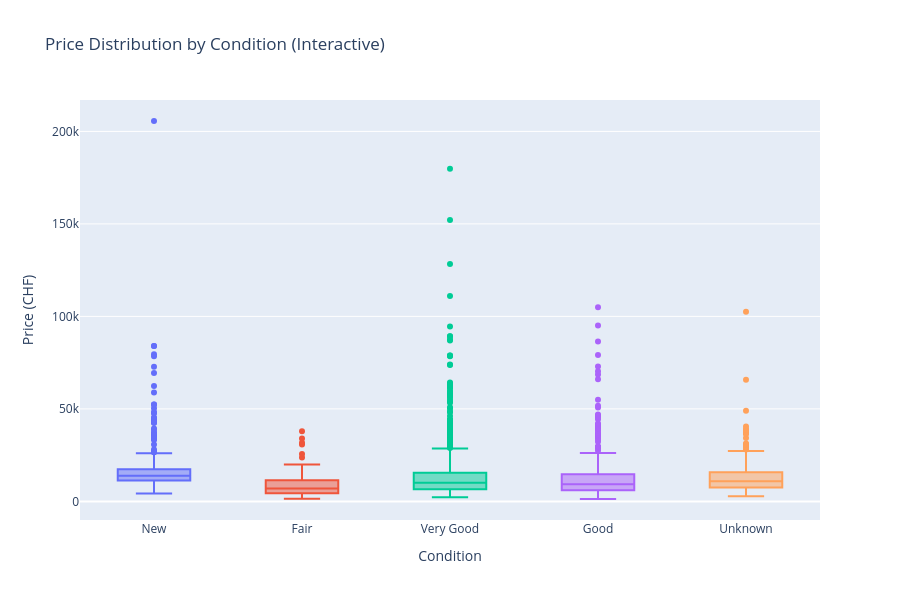

This figure's notebook cell:
### Code cell
# Interactive box plot
fig = px.box(df, x='condition_category', y='price',
             title='Price Distribution by Condition (Interactive)',
             labels={'condition_category': 'Condition', 'price': 'Price (CHF)'},
             color='condition_category')
fig.update_layout(showlegend=False, height=600)
fig.show()

### Figure 1 — Plotly figure (JSON) as saved in the notebook; plotly's stock layout.template omitted (floating-point values rounded to 4 significant figures; data arrays with more than 128 entries replaced by an {"elided": "..."} marker saying what was removed)
{"data": [{"alignmentgroup": "True", "hovertemplate": "Condition=%{x}<br>Price (CHF)=%{y}<extra></extra>", "legendgroup": "New", "marker": {"color": "#636efa"}, "name": "New", "notched": false, "offsetgroup": "New", "orientation": "v", "showlegend": true, "type": "box", "x": {"elided": "345 str values"}, "x0": " ", "xaxis": "x", "y": {"elided": "345 float values"}, "y0": " ", "yaxis": "y"}, {"alignmentgroup": "True", "hovertemplate": "Condition=%{x}<br>Price (CHF)=%{y}<extra></extra>", "legendgroup": "Fair", "marker": {"color": "#EF553B"}, "name": "Fair", "notched": false, "offsetgroup": "Fair", "orientation": "v", "showlegend": true, "type": "box", "x": ["Fair", "Fair", "Fair", "Fair", "Fair", "Fair", "Fair", "Fair", "Fair", "Fair", "Fair", "Fair", "Fair", "Fair", "Fair", "Fair", "Fair", "Fair", "Fair", "Fair", "Fair", "Fair", "Fair", "Fair", "Fair", "Fair", "Fair", "Fair", "Fair", "Fair", "Fair", "Fair", "Fair", "Fair", "Fair", "Fair", "Fair", "Fair", "Fair", "Fair", "Fair", "Fair", "Fair", "Fair", "Fair", "Fair", "Fair", "Fair", "Fair", "Fair", "Fair", "Fair", "Fair", "Fair", "Fair", "Fair", "Fair", "Fair", "Fair", "Fair", "Fair", "Fair", "Fair", "Fair", "Fair", "Fair", "Fair", "Fair", "Fair", "Fair", "Fair", "Fair", "Fair", "Fair", "Fair", "Fair", "Fair", "Fair", "Fair", "Fair", "Fair", "Fair", "Fair", "Fair", "Fair", "Fair", "Fair", "Fair", "Fair", "Fair", "Fair", "Fair", "Fair", "Fair", "Fair", "Fair", "Fair", "Fair", "Fair", "Fair", "Fair", "Fair", "Fair", "Fair", "Fair", "Fair", "Fair", "Fair", "Fair", "Fair", "Fair", "Fair", "Fair", "Fair", "Fair", "Fair", "Fair", "Fair", "Fair"], "x0": " ", "xaxis": "x", "y": [5248.0, 5248.0, 9062.0, 3634.0, 1677.0, 2902.0, 2076.0, 3561.0, 10250.0, 3360.0, 7403.0, 3986.0, 4726.0, 2335.0, 14800.0, 10820.0, 4555.0, 11390.0, 8541.0, 15540.0, 12530.0, 8598.0, 12060.0, 12060.0, 12060.0, 12110.0, 15680.0, 18320.0, 5125.0, 3918.0, 15320.0, 5216.0, 6195.0, 4100.0, 5694.0, 9680.0, 10720.0, 4612.0, 7346.0, 5694.0, 9737.0, 5398.0, 3570.0, 8769.0, 12530.0, 12810.0, 30750.0, 10400.0, 12700.0, 5228.0, 3986.0, 4907.0, 5694.0, 9680.0, 18110.0, 19570.0, 5901.0, 5011.0, 7232.0, 2278.0, 8257.0, 6207.0, 7403.0, 9282.0, 9111.0, 6776.0, 7972.0, 5011.0, 25620.0, 14240.0, 6141.0, 8151.0, 3482.0, 1985.0, 9318.0, 1708.0, 2588.0, 1864.0, 2951.0, 1449.0, 11280.0, 18950.0, 9111.0, 13040.0, 3417.0, 7391.0, 2688.0, 11670.0, 15490.0, 5113.0, 5284.0, 3986.0, 16680.0, 12200.0, 6195.0, 4504.0, 19930.0, 8593.0, 9473.0, 4442.0, 8541.0, 2578.0, 3096.0, 2371.0, 23710.0, 4131.0, 6700.0, 31710.0, 4714.0, 2399.0, 5161.0, 34050.0, 8075.0, 5694.0, 5487.0, 8249.0, 1934.0, 37940.0, 7024.0], "y0": " ", "yaxis": "y"}, {"alignmentgroup": "True", "hovertemplate": "Condition=%{x}<br>Price (CHF)=%{y}<extra></extra>", "legendgroup": "Very Good", "marker": {"color": "#00cc96"}, "name": "Very Good", "notched": false, "offsetgroup": "Very Good", "orientation": "v", "showlegend": true, "type": "box", "x": {"elided": "1250 str values"}, "x0": " ", "xaxis": "x", "y": {"elided": "1250 float values"}, "y0": " ", "yaxis": "y"}, {"alignmentgroup": "True", "hovertemplate": "Condition=%{x}<br>Price (CHF)=%{y}<extra></extra>", "legendgroup": "Good", "marker": {"color": "#ab63fa"}, "name": "Good", "notched": false, "offsetgroup": "Good", "orientation": "v", "showlegend": true, "type": "box", "x": {"elided": "497 str values"}, "x0": " ", "xaxis": "x", "y": {"elided": "497 float values"}, "y0": " ", "yaxis": "y"}, {"alignmentgroup": "True", "hovertemplate": "Condition=%{x}<br>Price (CHF)=%{y}<extra></extra>", "legendgroup": "Unknown", "marker": {"color": "#FFA15A"}, "name": "Unknown", "notched": false, "offsetgroup": "Unknown", "orientation": "v", "showlegend": true, "type": "box", "x": {"elided": "162 str values"}, "x0": " ", "xaxis": "x", "y": {"elided": "162 float values"}, "y0": " ", "yaxis": "y"}], "layout": {"boxmode": "overlay", "height": 600, "legend": {"title": {"text": "Condition"}, "tracegroupgap": 0}, "showlegend": false, "title": {"text": "Price Distribution by Condition (Interactive)"}, "xaxis": {"anchor": "y", "categoryarray": ["New", "Fair", "Very Good", "Good", "Unknown"], "categoryorder": "array", "domain": [0, 1], "title": {"text": "Condition"}}, "yaxis": {"anchor": "x", "domain": [0, 1], "title": {"text": "Price (CHF)"}}}}
